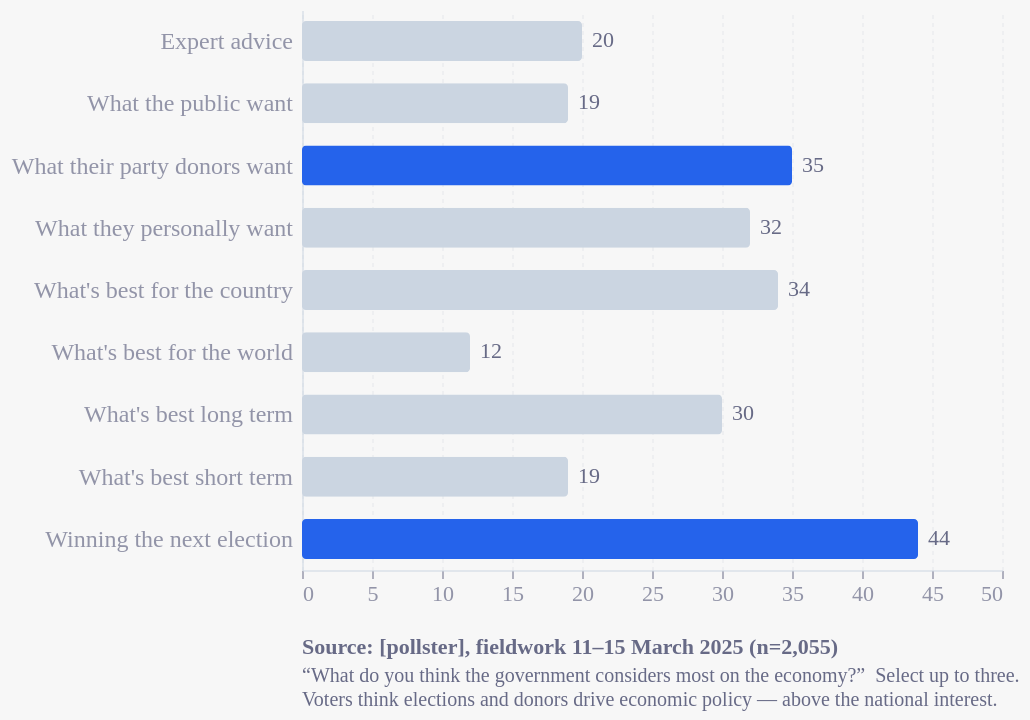

Here is the Vega-Lite specification saved for this chart:
### Vega-Lite specification from a JSON file in a GitHub repository (floating-point values rounded to 4 significant figures)
{"config": {"font": "Circular Std", "text": {"color": "#676A86", "align": "left", "baseline": "middle", "dx": 7, "dy": 0, "fontSize": 11}, "view": {"stroke": "transparent", "continuousWidth": 400, "continuousHeight": 300, "discreteWidth": 400, "discreteHeight": 300, "fill": "transparent"}, "range": {"category": ["#36B7B4", "#E6224B", "#F4C245", "#0063AF", "#00A767", "#179FDB", "#EB5C2E", "#5C267B", "#122B39"], "diverging": ["#E6224B", "#E54753", "#C9C9C9", "#179FDB", "#122B39"], "heatmap": ["#C9C9C9", "#179FDB", "#0063AF", "#122B39"], "ordinal": ["#00A767", "#36B7B4", "#179FDB", "#0063AF", "#243B5A"]}, "bar": {"color": "#179fdb"}, "line": {"color": "#e6224b"}, "rule": {"color": "#676A86"}, "area": {"opacity": 0.8}, "point": {"filled": true, "size": 80, "color": "#e6224b", "opacity": 0.95}, "geoshape": {"stroke": "white", "strokeWidth": 0.3}, "rect": {"fill": "#d6d4d4", "opacity": 0.3}, "axis": {"labelColor": "#676A86", "labelFontSize": 11, "labelFont": "Circular Std", "labelOpacity": 0.7, "tickColor": "#676A86", "tickOpacity": 0.5, "domainColor": "#cbd5e1", "domainOpacity": 0.5, "gridColor": "#e5e7eb", "gridDash": [2, 2], "gridOpacity": 0.5, "title": null, "titleColor": "#676A86", "titleOpacity": 0.8, "tickSize": 4}, "axisXDiscrete": {"grid": false, "labelAngle": 0, "tickCount": 10, "tickOpacity": 0.5, "title": null}, "axisYDiscrete": {"ticks": false, "labelPadding": 5}, "axisXTemporal": {"grid": false, "ticks": true}, "axisXQuantitative": {"grid": true}, "axisYQuantitative": {"gridColor": "#676A86", "gridDash": [1, 5], "gridOpacity": 0.5, "ticks": false, "labelPadding": 5, "tickCount": 8, "titleAngle": 0, "titleAlign": "left", "titleBaseline": "bottom", "titleX": 0, "titleY": -5}, "title": {"color": "#676A86E6", "subtitleColor": "#676A86", "font": "Circular Std", "subtitleFont": "Circular Std", "anchor": "start", "fontSize": 14, "subtitleFontSize": 12, "subtitlePadding": 4, "offset": 0, "frame": "group"}, "legend": {"titleColor": "#122b39", "title": null, "labelColor": "#122b39", "labelFontSize": 11}, "background": "#f7f7f7"}, "layer": [{"mark": {"type": "bar", "cornerRadius": 2, "height": 20}, "encoding": {"color": {"field": "hi", "legend": null, "scale": {"domain": [true, false], "range": ["#2563eb", "#cbd5e1"]}, "type": "nominal"}, "x": {"axis": {"format": "d", "grid": true}, "field": "pct", "scale": {"domain": [0, 50]}, "title": null, "type": "quantitative"}, "y": {"axis": {"labelFontSize": 12, "labelLimit": 200}, "field": "motive", "sort": "-x", "title": null, "type": "nominal"}}}, {"mark": {"type": "text", "align": "left", "color": "#676A86", "dx": 5, "fontSize": 11}, "encoding": {"text": {"field": "pct", "format": "d", "type": "quantitative"}, "x": {"field": "pct", "type": "quantitative"}, "y": {"axis": {"labelFontSize": 12, "labelLimit": 200}, "field": "motive", "sort": "-x", "title": null, "type": "nominal"}}}], "data": {"name": "data-ee340f591213c77373e24796ae907a4b"}, "height": 280, "title": {"text": "Source: [pollster], fieldwork 11–15 March 2025 (n=2,055)", "anchor": "start", "color": "#676A86", "dy": 12, "fontSize": 11, "orient": "bottom", "subtitle": ["“What do you think the government considers most on the economy?”  Select up to three.", "Voters think elections and donors drive economic policy — above the national interest."], "subtitleColor": "#676A86", "subtitleFontSize": 10}, "width": 350, "$schema": "https://vega.github.io/schema/vega-lite/v6.4.1.json", "datasets": {"data-ee340f591213c77373e24796ae907a4b": [{"motive": "Winning the next election", "pct": 44, "hi": true}, {"motive": "What their party donors want", "pct": 35, "hi": true}, {"motive": "What's best for the country", "pct": 34, "hi": false}, {"motive": "What they personally want", "pct": 32, "hi": false}, {"motive": "What's best long term", "pct": 30, "hi": false}, {"motive": "Expert advice", "pct": 20, "hi": false}, {"motive": "What the public want", "pct": 19, "hi": false}, {"motive": "What's best short term", "pct": 19, "hi": false}, {"motive": "What's best for the world", "pct": 12, "hi": false}]}}
